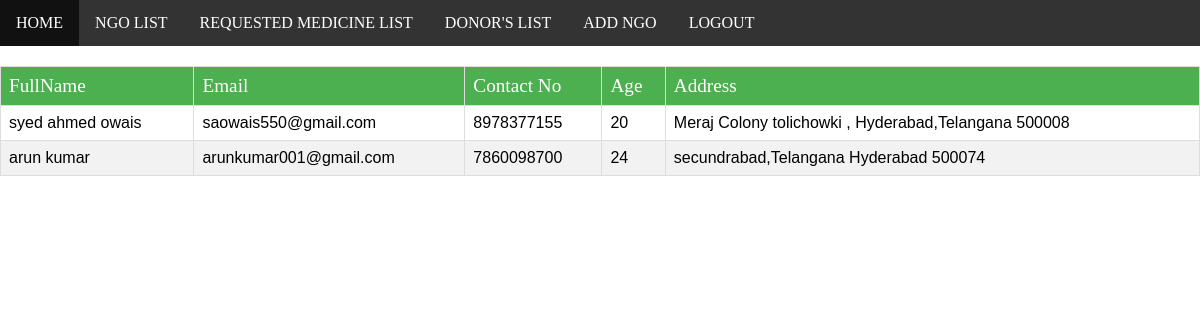
Page /user-list on the committed database.
### tables this page shows
CREATE TABLE "useracc" (
	"name"	TEXT NOT NULL,
	"email"	TEXT NOT NULL UNIQUE,
	"Number"	TEXT NOT NULL,
	"age"	INTEGER NOT NULL,
	"Address"	TEXT NOT NULL
);

### app.py (the view)
@app.route('/user-list')
def user_list():
   conn = sqlite3.connect("newdb.db")
   conn.row_factory = sqlite3.Row
   cur = conn.cursor()
   cur.execute("select * FROM useracc")
   rows = cur.fetchall()
   conn.close()
   return render_template("user-list.html",rows = rows)

### templates/user-list.html (shortened to what this page needs)
{% include 'adminnav.html' %}
{% block content %}
<html>
   <head>
   </head>
   <body>
      <table id="customers">
         <thead>
            <td>FullName</td>
            <td>Email</td>
            <td>Contact No</td>
            <td>Age</td>
            <td>Address</td>
         </thead>
         {% for row in rows %}
            <tr>
               <td> {{ row["name"]}}</td>
               <td> {{ row["email"]}}</td>
               <td> {{ row["Number"]}}</td>
               <td> {{ row["age"]}}</td>
               <td> {{ row["Address"]}}</td>
            </tr>
         {% endfor %}
      </table>
   </body>
</html>
{% endblock %}

### static/css/style.css (style rules this page uses)
body { margin: 0; padding: 0; }

### templates/adminnav.html (style rules this page uses)
body { background-image:url(../static/img/med20.jpg); background-attachment: fixed; background-repeat: no-repeat; background-size: cover; }

### templates/user-list.html (style rules this page uses)
body { background-image:url(../static/img/med20.jpg); background-attachment: fixed; background-repeat: no-repeat; background-size: cover; }
#customers { font-family: "Trebuchet MS", Arial, Helvetica, sans-serif; border-collapse: collapse;width: 100%; margin-top: 20px; }
#customers thead { background-color: #4CAF50; color: white; font-size: larger; font-family: 'Times New Roman'; }
#customers td, #customers th { border: 1px solid #ddd; padding: 8px; }
#customers tr:nth-child(even) { background-color: #f2f2f2; }

### rows in the picture
useracc: name "syed ahmed owais", email "saowais550@gmail.com", Number "8978377155", age "20", Address "Meraj Colony tolichowki , Hyderabad,Telangana 500008"
useracc: name "arun kumar", email "arunkumar001@gmail.com", Number "7860098700", age "24", Address "secundrabad,Telangana Hyderabad 500074"
